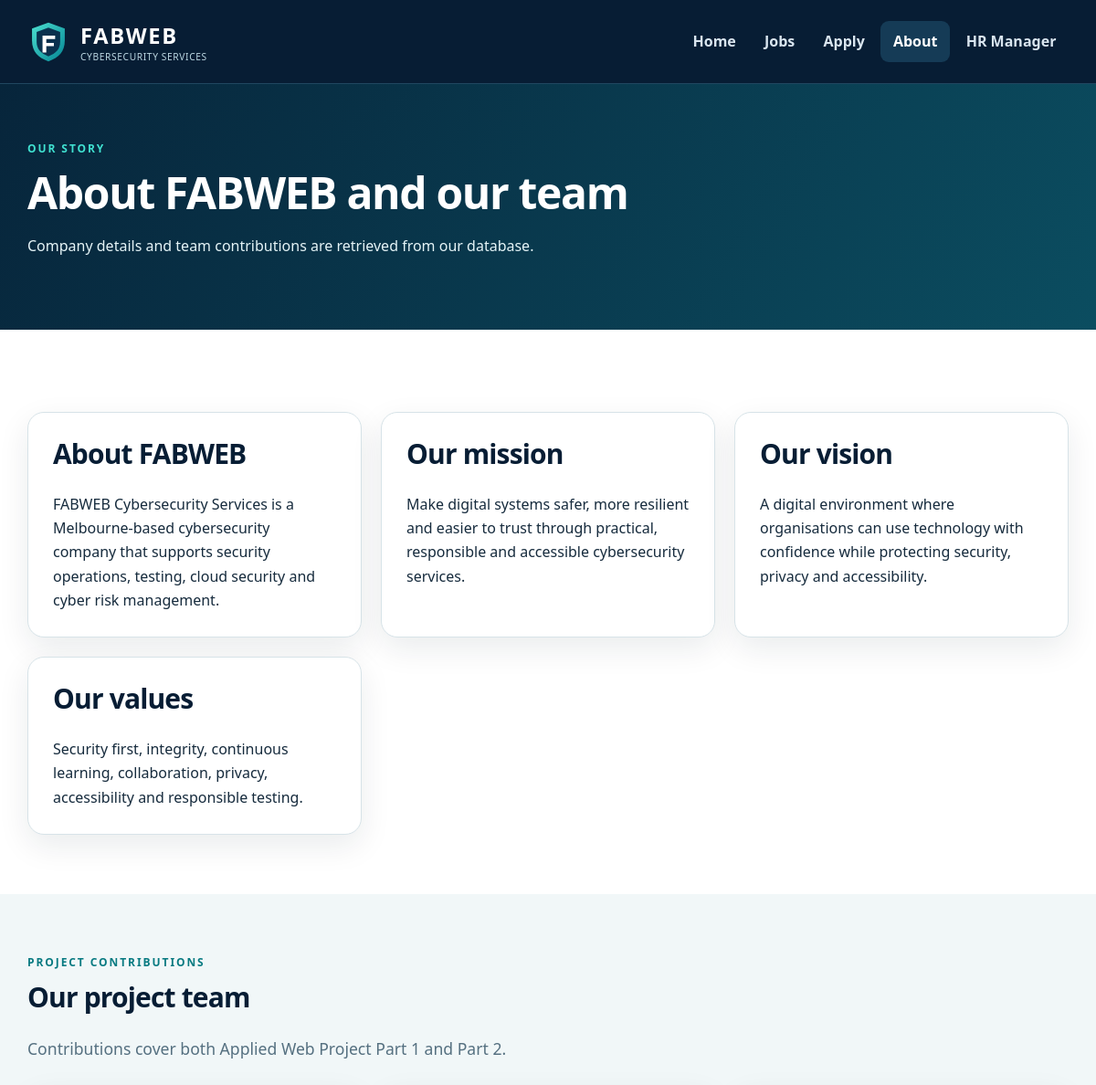
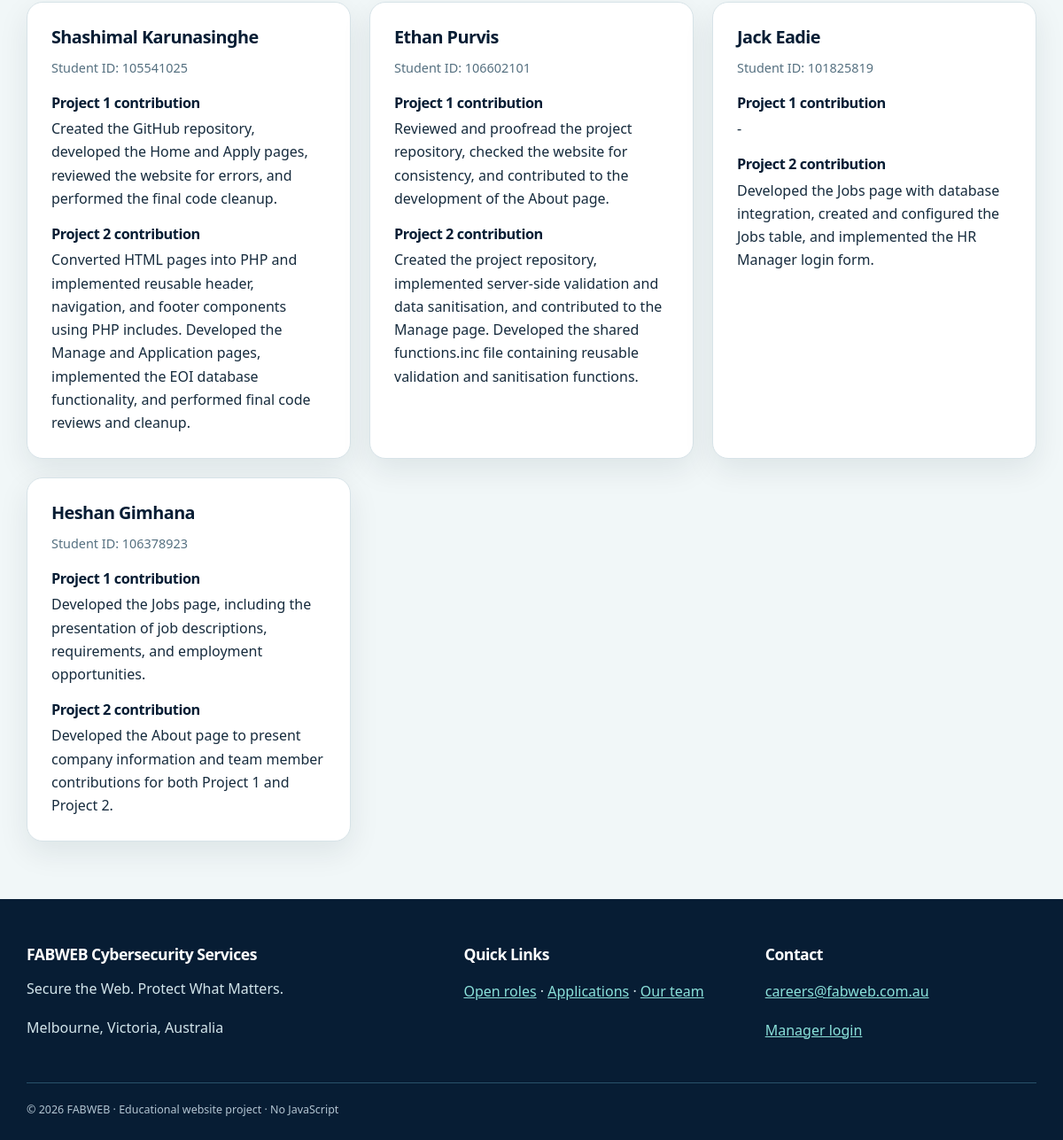
Page /about.php on the committed database (2 pictures, top to bottom).
### tables this page shows
CREATE TABLE IF NOT EXISTS `about_sections` (
  `id` INT UNSIGNED NOT NULL AUTO_INCREMENT PRIMARY KEY,
  `section_key` VARCHAR(40) NOT NULL UNIQUE,
  `heading` VARCHAR(100) NOT NULL,
  `body` TEXT NOT NULL,
  `display_order` INT NOT NULL DEFAULT 0
);

CREATE TABLE IF NOT EXISTS `team_members` (
  `id` INT UNSIGNED NOT NULL AUTO_INCREMENT PRIMARY KEY,
  `member_name` VARCHAR(120) NOT NULL,
  `student_id` VARCHAR(30) NOT NULL,
  `part1_contribution` TEXT NOT NULL,
  `part2_contribution` TEXT NOT NULL,
  `display_order` INT NOT NULL DEFAULT 0
);

### includes/db.inc (called while the page is built, shortened)
<?php
require_once __DIR__ . '/../settings.php';
require_once __DIR__ . '/functions.inc';
function db(): mysqli
{
    static $connection = null;
    if ($connection instanceof mysqli) {
        return $connection;
    }
    global $host, $user, $pwd, $sql_db;
    try {
        $connection = new mysqli($host, $user, $pwd, $sql_db);
        $connection->set_charset('utf8mb4');
        return $connection;
    } catch (mysqli_sql_exception $e) {
        error_log('FABWEB database error: ' . $e->getMessage());
        http_response_code(503);
        exit('Database unavailable. Import fabweb_db.sql using phpMyAdmin and check settings.php.');
    }
}

### includes/functions.inc (called while the page is built, shortened)
<?php
function h(?string $value): string
{
    return htmlspecialchars((string) $value, ENT_QUOTES | ENT_SUBSTITUTE, 'UTF-8');
}

### about.php (the view, shortened to what this page needs)
<?php
require_once __DIR__ . '/includes/db.inc';
$sections = db()->query('SELECT heading, body FROM about_sections ORDER BY display_order, id')->fetch_all(MYSQLI_ASSOC);
$members = db()->query('SELECT member_name, student_id, part1_contribution, part2_contribution FROM team_members ORDER BY display_order, id')->fetch_all(MYSQLI_ASSOC);
require __DIR__ . '/includes/header.inc';
?>
<main id="main-content">
    <section class="page-banner">
        <div class="container">
            <p class="eyebrow">Our story</p>
            <h1>About FABWEB and our team</h1>
            <p>Company details and team contributions are retrieved from our database.</p>
        </div>
    </section>
    <section class="section">
        <div class="container">
            <div class="cards">
                <?php foreach ($sections as $section): ?><article class="card">
                        <h2><?= h($section['heading']) ?></h2>
                        <p><?= nl2br(h($section['body'])) ?></p>
                    </article><?php endforeach; ?>
            </div>
        </div>
    </section>
    <section class="section alt">
        <div class="container">
            <p class="eyebrow dark">Project contributions</p>
            <h2>Our project team</h2>
            <p class="section-intro">Contributions cover both Applied Web Project Part 1 and Part 2.</p>
            <div class="cards"><?php foreach ($members as $member): ?><article class="card member">
                        <h3><?= h($member['member_name']) ?></h3>
                        <p class="muted">Student ID: <?= h($member['student_id']) ?></p>
                        <h4>Project 1 contribution</h4>
                        <p><?= nl2br(h($member['part1_contribution'])) ?></p>
                        <h4>Project 2 contribution</h4>
                        <p><?= nl2br(h($member['part2_contribution'])) ?></p>
                    </article><?php endforeach; ?></div>
        </div>
    </section>
</main>
<?php require __DIR__ . '/includes/footer.inc'; ?>

### styles/styles.css (style rules this page uses)
:root { --ink: #162b3d; --muted: #557080; --blue: #062f4d; --deep: #071d34; --teal: #0f8992; --sky: #40e2d1; --surface: #fff; --soft: #f1f7f8; --line: #d7e3e8; --red: #b33236; --radius: 18px; --shadow: 0 12px 34px rgba(7, 29, 52, .085) }
* { box-sizing: border-box }
html { scroll-behavior: auto }
body { margin: 0; color: var(--ink); background: #fff; font: 16px/1.64 system-ui, -apple-system, "Segoe UI", Arial, sans-serif }
h1, h2, h3, h4 { font-family: system-ui, -apple-system, "Segoe UI", Arial, sans-serif; line-height: 1.18; letter-spacing: -.028em; margin-top: 0; color: var(--deep) }
h1 { font-size: clamp(2.3rem, 4.5vw, 4.2rem) }
h2 { font-size: clamp(1.7rem, 2.5vw, 2.3rem) }
h3 { font-size: 1.24rem }
h4 { font-size: 1.02rem; margin-bottom: .2rem }
p { margin: .4rem 0 1.1rem }
.container { width: min(1140px, calc(100% - 40px)); margin-inline: auto }
.eyebrow { font-size: .75rem; font-weight: 850; letter-spacing: .16em; text-transform: uppercase; color: var(--sky); margin: 0 0 .65rem }
.eyebrow.dark { color: #087a81 }
.section { padding: 65px 0 }
.section.alt { background: var(--soft) }
.section-intro { max-width: 740px; color: var(--muted); font-size: 1.1rem; margin-bottom: 27px }
.cards { display: grid; grid-template-columns: repeat(3, minmax(0, 1fr)); gap: 21px; margin-top: 25px }
.card { background: white; border: 1px solid var(--line); border-radius: var(--radius); padding: 27px; box-shadow: var(--shadow); min-width: 0 }
.card p:last-child { margin-bottom: 0 }
.page-banner { background: linear-gradient(120deg, #07253b, #0b4d60); color: #e5f4f7; padding: 61px 0 }
.page-banner h1 { font-size: clamp(2.15rem, 4vw, 3.15rem); color: white; margin: .35rem 0 1rem }
.page-banner p { max-width: 750px }
.muted { color: var(--muted); font-size: .9rem }
.member h4 { margin-top: 16px }
.member .muted { margin-top: -.5rem }

### rows in the picture
about_sections: heading "About FABWEB", body "FABWEB Cybersecurity Services is a Melbourne-based cybersecurity company that supports security operations, testing, cloud security and cyber risk management."
about_sections: heading "Our mission", body "Make digital systems safer, more resilient and easier to trust through practical, responsible and accessible cybersecurity services."
about_sections: heading "Our vision", body "A digital environment where organisations can use technology with confidence while protecting security, privacy and accessibility."
about_sections: heading "Our values", body "Security first, integrity, continuous learning, collaboration, privacy, accessibility and responsible testing."
team_members: member_name "Shashimal Karunasinghe", student "105541025", part1_contribution "Created the GitHub repository, developed the Home and Apply pages, reviewed the website for errors, and performed the final code cleanup.", part2_contribution "Converted HTML pages into PHP and implemented reusable header, navigation, and footer components using PHP includes. Developed the Manage and Application pages, implemented the EOI database functionality, and performed final code reviews and cleanup."
team_members: member_name "Ethan Purvis", student "106602101", part1_contribution "Reviewed and proofread the project repository, checked the website for consistency, and contributed to the development of the About page.", part2_contribution "Created the project repository, implemented server-side validation and data sanitisation, and contributed to the Manage page. Developed the shared functions.inc file containing reusable validation and sanitisation functions."
team_members: member_name "Jack Eadie", student "101825819", part1_contribution "-", part2_contribution "Developed the Jobs page with database integration, created and configured the Jobs table, and implemented the HR Manager login form."
team_members: member_name "Heshan Gimhana", student "106378923", part1_contribution "Developed the Jobs page, including the presentation of job descriptions, requirements, and employment opportunities.", part2_contribution "Developed the About page to present company information and team member contributions for both Project 1 and Project 2."

### other values in the picture
$label "Home"
$label "Jobs"
$label "Apply"
$label "About"
$label "HR Manager"
